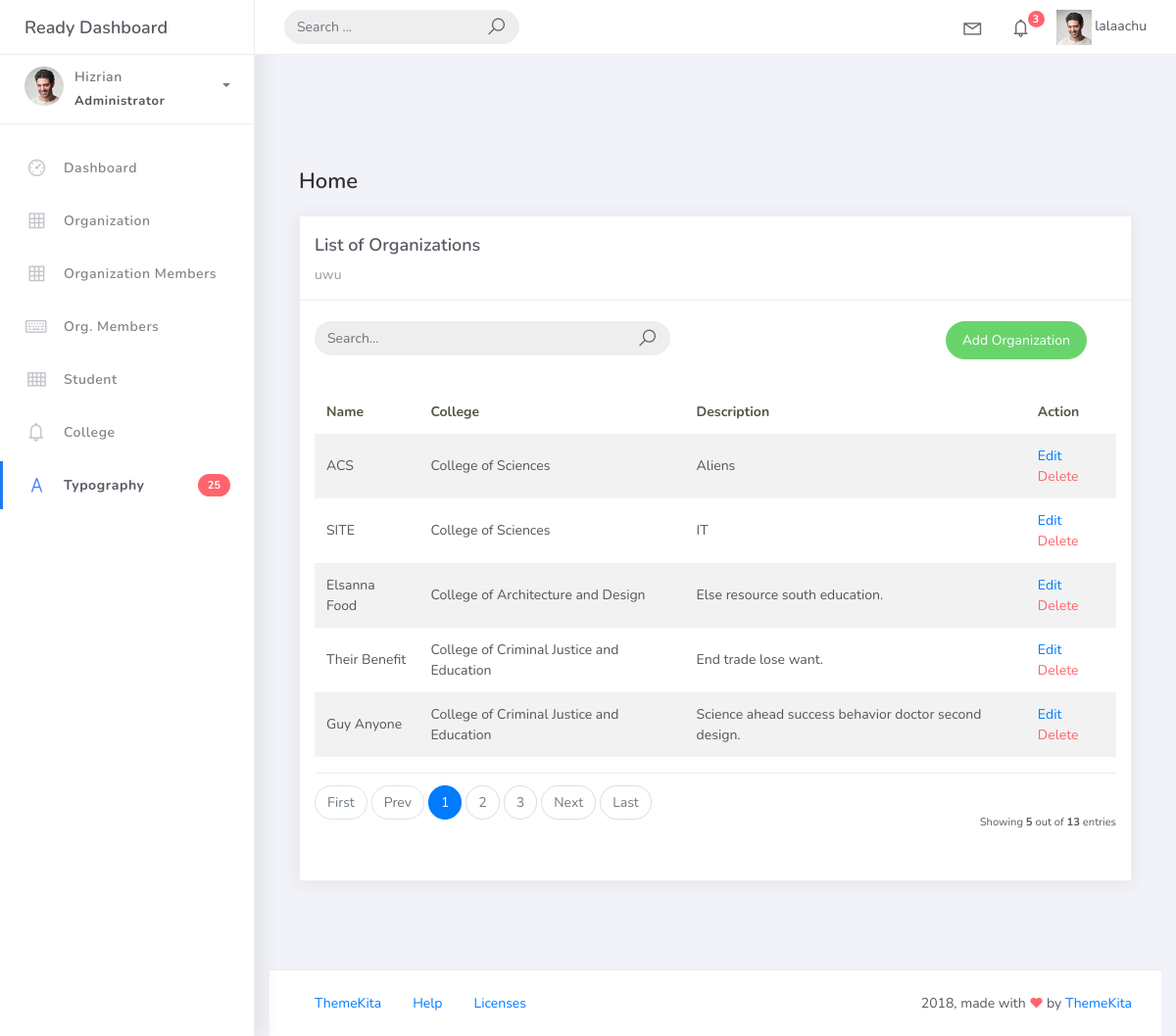
Before: /organization_list with the older database file.
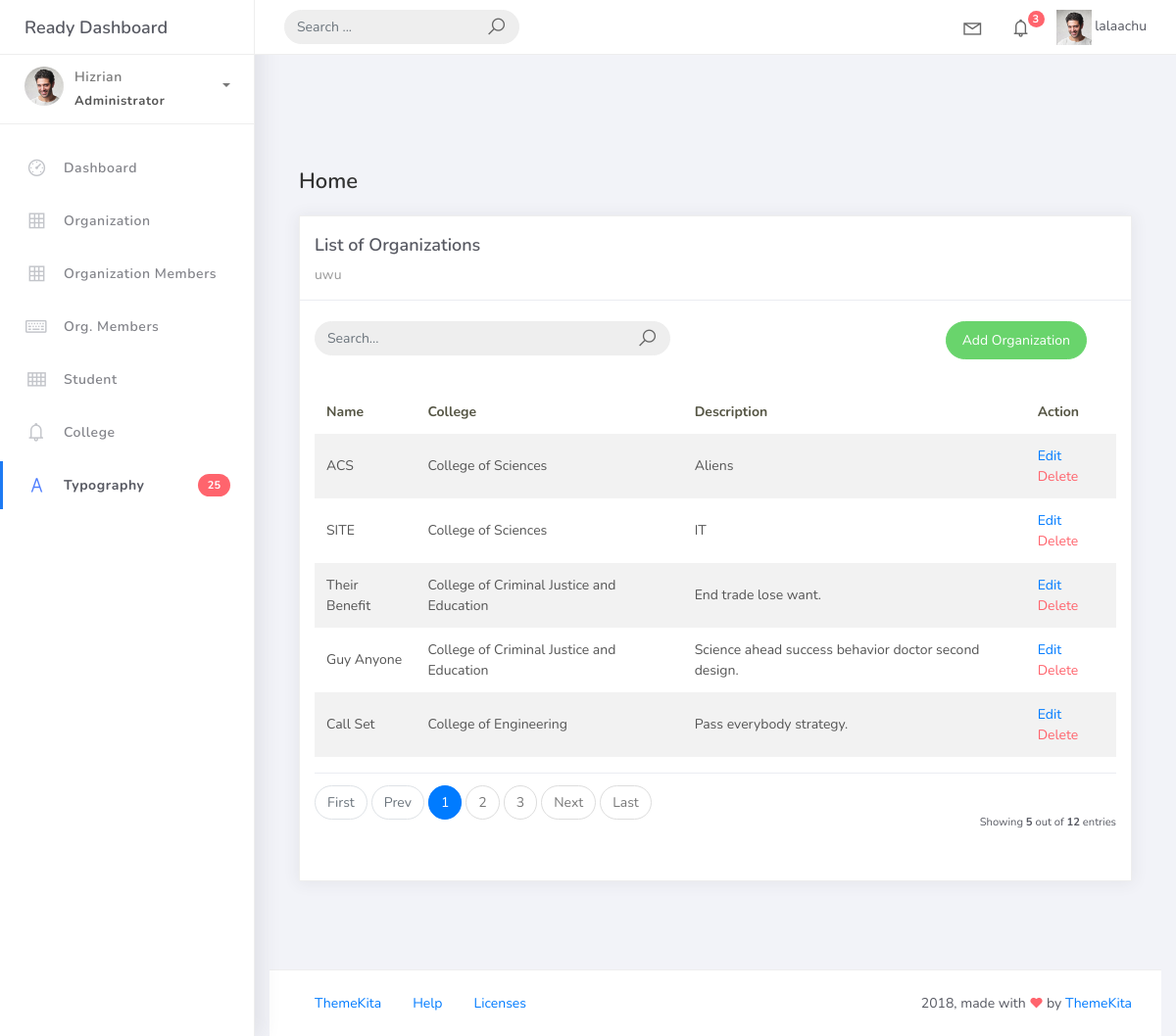
After: the same page with the newer database file.
### studentorg/models.py (models this page shows, shortened)
class BaseModel(models.Model):
    created_at = models.DateTimeField(auto_now_add=True, db_index=True)
    updated_at = models.DateTimeField(auto_now=True)
    class Meta:
     abstract = True

class Organization(BaseModel):
    name = models.CharField(max_length=250)
    college = models.ForeignKey(College, null=True, blank=True, on_delete=models.CASCADE)
    description = models.CharField(max_length=500)

class College(BaseModel):
       college_name = models.CharField(max_length=150)
       def __str__(self):
        return self.college_name

### studentorg/views.py (the view)
# urls.py: path("organization_list", OrganizationList.as_view(), name="organization-list"),
class OrganizationList(ListView):
    model = Organization
    context_object_name = "organization"
    template_name = "org_list.html"
    paginate_by = 5

### templates/org_list.html
{% extends "base.html" %} {% load static %} {% block content %}
<div class="content">
    <div class="container-fluid">
        <h4 class="page-title">Home</h4>
    <div class="row">
        <div class="col-md-12">
            <div class="card">
                <div class="card-header">
                    <div class="card-title">List of Organizations</div>
                    <div class="card-category">uwu</div>
                </div>
                <br />
                <div class="col-md-12 row">
                    <div class="col-md-6">
                        <form class="navbar-left navbar-form nav-search mr-md-3" action="">
                            <div class="input-group">
                                <input type="text" placeholder="Search..." class="form-control" />
                                <div class="input-group-append">
                                    <span class="input-group-text">
                                        <i class="la la-search search-icon"></i>
                                    </span>
                                </div>
                            </div>
                        </form>
                    </div>
                    <div class="col-md-6">
                        <div class="pull-right">
                            <a href="{% url 'organization-add' %}" class="btn btn-success btn-rounded">
                                Add Organization
                            </a>
                        </div>
                    </div>
                </div>
                <div class="card-body">
                    <table class="table table-striped mt-3">
                        <thead>
                            <tr>
                                <th scope="col">Name</th>
                                <th scope="col">College</th>
                                <th scope="col">Description</th>
                                <th scope="col">Action</th>
                            </tr>
                        </thead>
                        <tbody>
                            {% for object in object_list %}
                            <tr>
                                <td>{{ object.name }}</td>
                                <td>{{ object.college }}</td>
                                <td>{{ object.description }}</td>
                                <td><a href="organization_list/{{ object.id }}">Edit</a>
                                    <a href="organization_list/{{ object.id }}/delete" class="text-danger">Delete</a>
                                </td>
                            </tr>
                            {% empty %}
                            <tr>
                                <td colspan="4" style="text-align: center;">
                                    <p class="text-sm font-weight-bold mb-0">No Records</p>
                                </td>
                            </tr>
                            {% endfor %}
                        </tbody>
                    </table>
                    {% include "includes/pagination.html" %}
                </div>
            </div>
        </div>
    </div>
</div>
</div>
{% endblock %}

Changed rows visible on the page:
removed Organization: name "Elsanna Food", college "College of Architecture and Design", description "Else resource south education."
now on this page (row unchanged): Organization: name "Call Set", college "College of Engineering", description "Pass everybody strategy."
Other visible differences:
{{ paginator.count }}: "13" → "12"
